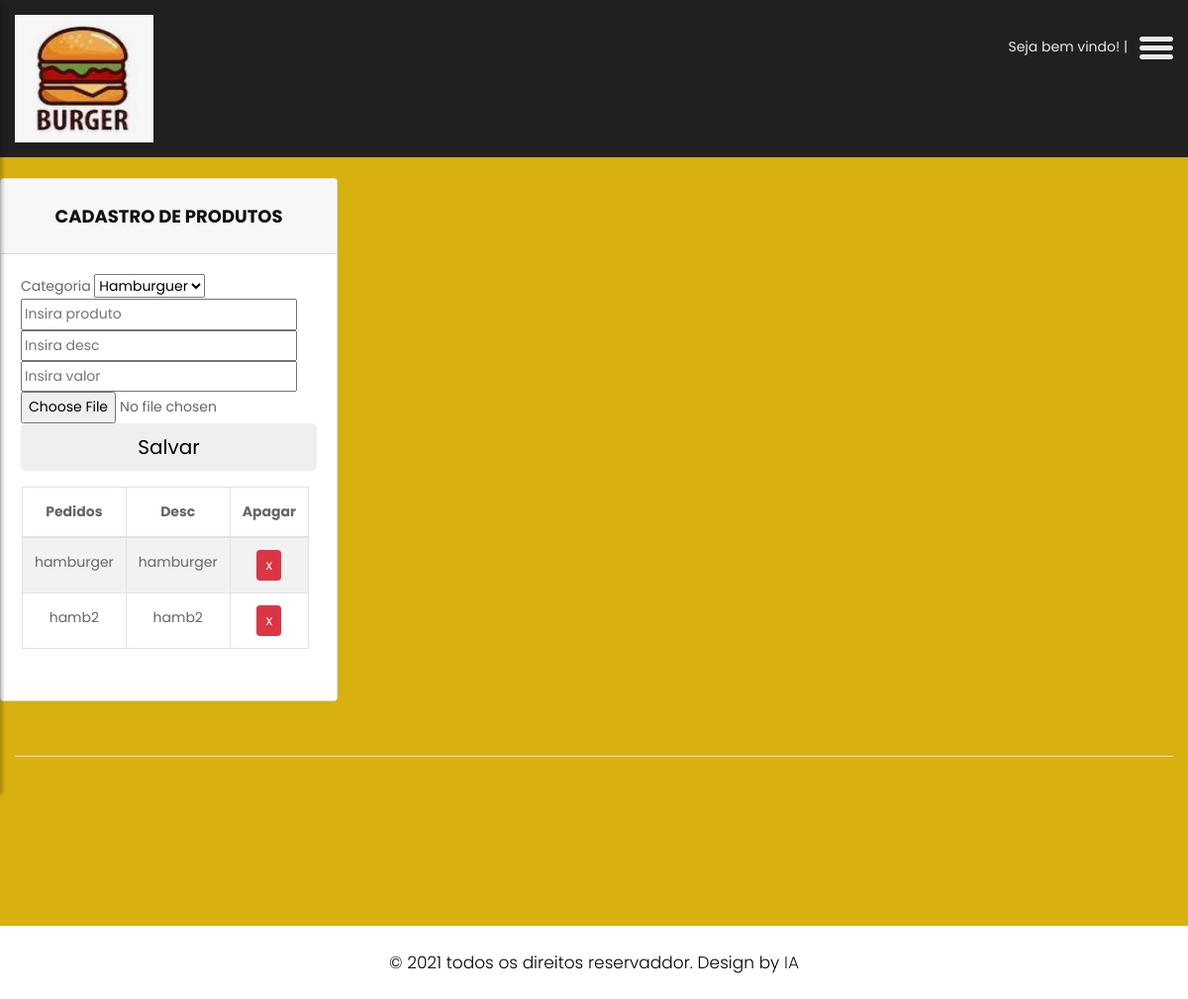
Page /cad_produto on the committed database.
### main.py (models this page shows)
class emp(db.Model):
    __tablename__ = "empresa"
    id = db.Column(db.Integer, primary_key=True)
    nome = db.Column(db.String(4096))
    tel = db.Column(db.String(4096))
    imagens = db.Column(db.String(4096))
    login = db.Column(db.String(4096))
    senha = db.Column(db.String(4096))

class prod(db.Model):
    __tablename__ = "produtos"
    ID = db.Column(db.Integer, primary_key=True)
    id_cat = db.Column(db.String(4096))
    Nome = db.Column(db.String(4096))
    desc = db.Column(db.String(4096))
    valor = db.Column(db.Float(100))
    imagens = db.Column(db.String(100))

### main.py (the view, shortened to what this page needs)
@app.route("/cad_produto", methods=["GET", "POST"])
def upload_image():
    dados2 = emp.query.all()
    catt = cat.query.all()
    dados = prod.query.all()
    '''
    tam=request.form.getlist("users")
    tam2 = ','.join(tam)
    print ("tam2: "+tam2)
    '''
    dados = prod.query.all()
    return render_template("cad_produto.html", a=dados, b=dados2, catt=catt)

### templates/cad_produto.html (shortened to what this page needs)
<!DOCTYPE html>
<html lang="en">
<head>
    <link rel="stylesheet" href="static/css/bootstrap.min.css">
    <link rel="stylesheet" href="static/css/owl.carousel.min.css">
    <link rel="stylesheet" href="static/css/style.css">
    <link rel="stylesheet" href="static/css/responsive.css">
    <link rel="stylesheet" href="https://cdnjs.cloudflare.com/ajax/libs/font-awesome/4.7.0/css/font-awesome.min.css">
</head>
<body class="main-layout">
    <div class="wrapper">
    <div id="content">
    <header>
        <div class="container-fluid">
            <div class="row">
                <div class="col-md-3">
                    <div class="full">
                        <a class="logo" href="gerenciar"><img src="{% for social in b %}
                          {{social.imagens}}
                      {% endfor %}" alt="#" /></a>
                    </div>
                </div>
                <div class="col-md-9">
                    <div class="full">
                        <div class="right_header_info">
                            <ul>
                                <li class="dinone">Seja bem vindo! {{emp}} | {{senha}}</li>
                                <li>
                                    <button type="button" id="sidebarCollapse">
                                        <img src="static/images/menu_icon.png" alt="#">
                                    </button>
                                </li>
                            </ul>
                        </div>
                    </div>
                </div>
            </div>
        </div>
    </header>
    <fooetr>
        <div class="footer">
            <div class="container-fluid ">
                <div class="row">
<div class="card">
  <h3 class="card-header text-center font-weight-bold text-uppercase py-4">Cadastro de Produtos</h3>
  <div class="card-body">
    <form action="/cad_produto" method="POST" enctype = "multipart/form-data" class="form-group">
      <span >Categoria</span>
             <select  name="id_cat">
              {% for o in catt %}
              <option value="{{o.categoria}}">{{ o.categoria }}
              {% endfor %}
            </select> <br>
      <input type = "text" name = "produto" placeholder="Insira produto"/><br>
      <input type = "text" name = "desc" placeholder="Insira desc"/><br>
      <input type = "text" name = "valor" placeholder="Insira valor" /><br>
      <input type = "file" name = "file" placeholder="Insira imagem"/><br>
        <input type="submit" class="btn btn btn-lg btn-block" value="Salvar">
    </form>
    <div id="table" class="table-editable">
      <span class="table-add float-right mb-3 mr-2">
        <table class="table table-bordered table-responsive-md table-striped text-center">
        <thead>
          <tr>
            <th class="text-center">Pedidos</th>
            <th class="text-center">Desc</th>
            <th class="text-center">Apagar</th>
          </tr>
        </thead>
        <tbody>
        {% for social in a %}
          <tr>
            <td>
            <span class="pt-3-half" contenteditable="true" id="editor{{social.ID}}">{{social.Nome}}</span>
            </td>
            <td>
              <span class="pt-3-half" contenteditable="true" id="editor{{social.ID}}">{{social.desc}}</span>
              </td>
            <td>
              <span class="table-remove">
              <form method="POST" action="apagarprod">
                  <input type="submit" class="btn btn-danger btn-rounded btn-sm my-0" value="x">
              </form>
              </span>
            </td>
          </tr>
        {% endfor %}
        </tbody>
      </table>
    </div>
  </div>
</div>
                </div>
                <div class="row">
                    <div class="col-md-12">
                        <div class="footer_logo">
                        </div>
                    </div>
                    <div class="col-md-12">
                    </div>
                    <div class="col-md-12">
                        <div class="new">
                            <h3></h3>
                        </div>
                    </div>
                </div>
            </div>
            <div class="copyright">
                <div class="container">
                    <p>© 2021 todos os direitos reservaddor. Design by <a href="https://html.design/">IA</a></p>
                </div>
            </div>
        </div>
    </fooetr>
    </div>
    </div>
</body>
</html>

### static/css/style.css (style rules this page uses)
body { color: #666666; font-size: 14px; font-family: 'poppins', sans-serif; line-height: 1.80857; font-weight: normal; }
a { color: #1f1f1f; text-decoration: none !important; outline: none !important; -webkit-transition: all .3s ease-in-out; -moz-transition: all .3s ease-in-out; -ms-transition: all .3s ease-in-out; -o-transition: all .3s ease-in-out; transition: all .3s ease-in-out; }
h1, h2, h3, h4, h5, h6 { letter-spacing: 0; font-weight: normal; position: relative; padding: 0 0 10px 0; font-weight: normal; line-height: normal; color: #111111; margin: 0 }
h3 { font-size: 18px }
*, *::after, *::before { -webkit-box-sizing: border-box; -moz-box-sizing: border-box; box-sizing: border-box; }
ul, li, ol { margin: 0px; padding: 0px; list-style: none; }
p { margin: 0px; font-weight: 300; font-size: 15px; line-height: 24px; }
a { color: #222222; text-decoration: none; outline: none !important; }
a, .btn { text-decoration: none !important; outline: none !important; -webkit-transition: all .3s ease-in-out; -moz-transition: all .3s ease-in-out; -ms-transition: all .3s ease-in-out; -o-transition: all .3s ease-in-out; transition: all .3s ease-in-out; }
img { max-width: 100%; height: auto; }
button { border: 0; margin: 0; padding: 0; cursor: pointer; }
.full { float: left; width: 100%; }
.full { width: 100%; float: left; margin: 0; padding: 0; }
header { min-height: 90px; background: #212020; padding: 15px 0; position: fixed; width: 100%; top: 0; left: 0; z-index: 998; }
header .container-fluid { max-width: 1850px; }
.right_header_info { width: 100%; float: left; padding: 20px 0 0; }
.right_header_info ul { list-style: none; padding: 0; margin: 0; float: right; }
.right_header_info ul li { display: inline; font-size: 16px; margin-left: 45px; color: #eaeaea; font-weight: 400; float: left; }
#sidebarCollapse { background: transparent; }
.footer { background: #d8b00f; padding-top:90px; margin-top: 90px; }
.footer_logo { margin-top: 40px; text-align: center; border-bottom: #ddd solid 1px; padding-bottom: 15px; margin-bottom: 15px; }
.new { text-align: center; margin-top: 40px; }
.new h3 { color: #fff; font-size:22px; font-weight: 500; display:inline-block; padding-right: 15px; }
.copyright { background: #fff; margin-top: 90px; }
.copyright p { color: #000; text-align: center; padding: 25px 0px; font-size: 17px; }
#sidebarCollapse { background: transparent; padding: 0; border: none; }

### static/css/responsive.css (style rules this page uses)
@media (min-width: 1200px) and (max-width: 1500px) { .right_header_info ul li { font-size: 14px; margin-left: 12px; } }

### rows in the picture
emp: imagens (picture)
prod: Nome "hamburger", desc "hamburger"
prod: Nome "hamb2", desc "hamb2"

### other values in the picture
form field id_cat "Hamburguer"
